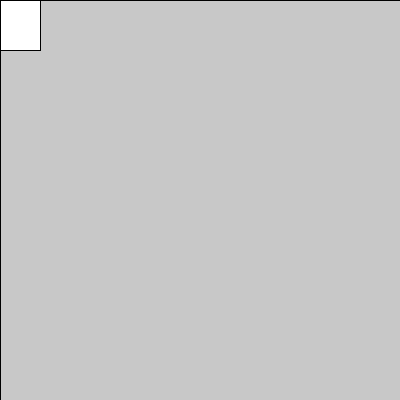
Frame 1 (no input)
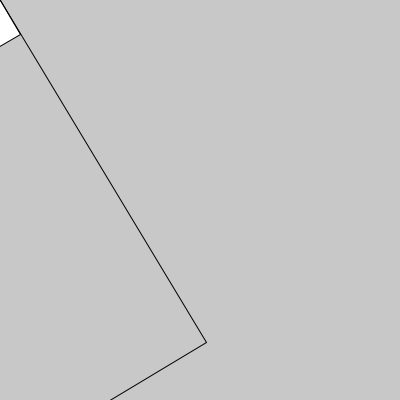
Frame 60 (the mouse pressed at the canvas centre just before this capture)
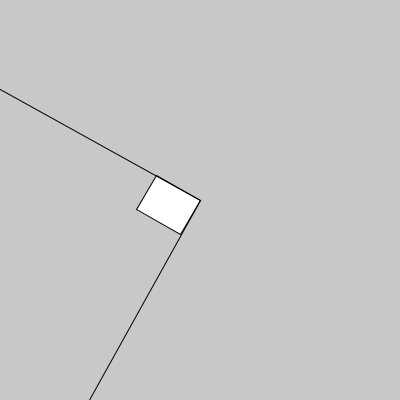
Frame 120 (the mouse held since frame 60 and released just before this capture)

The Processing sketch that drew these frames (run headless with seeded random() and noise(); from frame 60 on, the mouse is pressed at the canvas centre):

// Processing sketch: rotate_translate_rotate_mouse
// ── rotate_translate_rotate_mouse.pde
int angulo = 0;

void setup() {
  size(400, 400);
}

void draw() {
  background(200);
  translate(mouseX,mouseY);
  rotate(radians(angulo));
  fill(255);
  rect(0,0,40,50);
  noFill();
  rect(0,0,width,height);
  angulo++;
}
